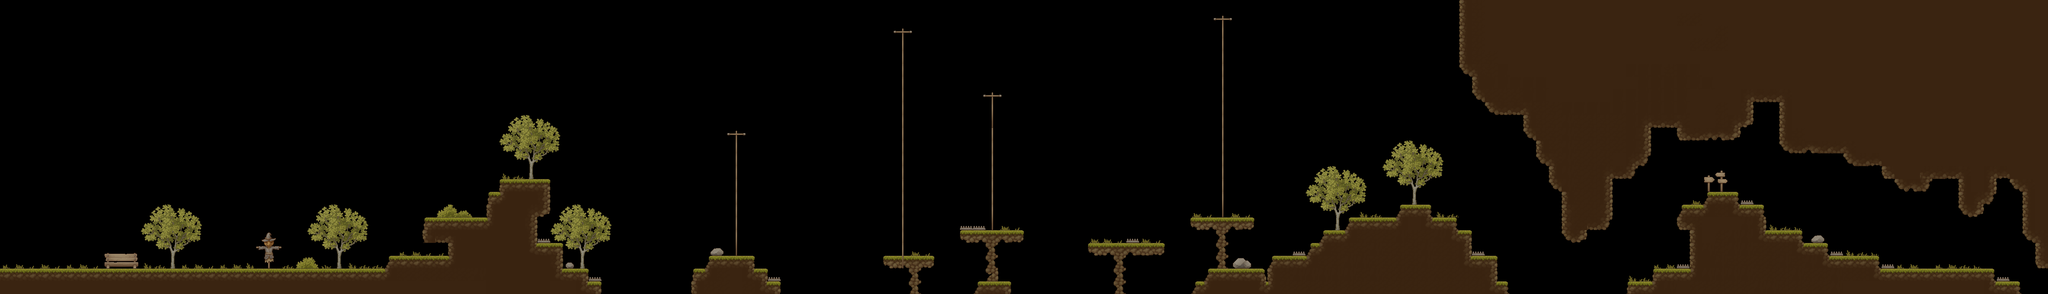

Tiled map render using the project's own tile images. Description and the map definition, with tile-layer contents summarised, below:
An orthogonal 160x23 tile map with 32x32 px tiles, 3 tile layers (Damage_Terrain, Terrain, Decorations), 5 tilesets and 2 objects (flag, player).

<map version="1.10" tiledversion="1.11.0" orientation="orthogonal" renderorder="right-down" width="160" height="23" tilewidth="32" tileheight="32" infinite="0" nextlayerid="6" nextobjectid="5">
 <tileset firstgid="1" name="animated_player" tilewidth="64" tileheight="64" tilecount="112" columns="14">
  <image source="../../assets/graphics/tilesets/animated_player.png" width="896" height="512" />
 </tileset>
 <tileset firstgid="113" name="tileset" tilewidth="32" tileheight="32" tilecount="256" columns="16">
  <image source="../../assets/graphics/tilesets/village/tileset.png" width="512" height="512" />
 </tileset>
 <tileset firstgid="369" name="decorations" tilewidth="32" tileheight="32" tilecount="1024" columns="32">
  <image source="../../assets/graphics/tilesets/village/decorations.png" width="1024" height="1024" />
 </tileset>
 <tileset firstgid="1393" name="flag" tilewidth="64" tileheight="64" tilecount="1" columns="1">
  <image source="../../assets/graphics/tilesets/flag.png" width="64" height="64" />
 </tileset>
 <tileset firstgid="1394" name="spikes" tilewidth="32" tileheight="32" tilecount="4" columns="2">
  <image source="../../assets/graphics/tilesets/spikes.png" width="64" height="64" />
 </tileset>
 <objectgroup id="3" name="Objects">
  <object id="1" name="flag" gid="1393" x="4800" y="672" width="64" height="64" />
  <object id="4" name="player" gid="1" x="128" y="672" width="64" height="64" />
 </objectgroup>
 <layer id="5" name="Damage_Terrain" width="160" height="23">
  <data>[3680 cells, 13 non-empty, 1 distinct tile ids]</data>
 </layer>
 <layer id="1" name="Terrain" width="160" height="23">
  <data>[3680 cells, 1023 non-empty, 69 distinct tile ids]</data>
 </layer>
 <layer id="2" name="Decorations" width="160" height="23">
  <data>[3680 cells, 314 non-empty, 67 distinct tile ids]</data>
 </layer>
</map>
